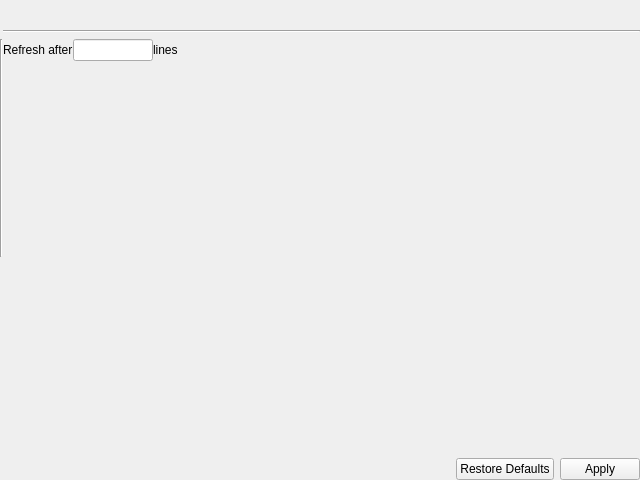
<?xml version="1.0" encoding="UTF-8"?>
<ui version="4.0">
 <class>SnifferGuiSettings</class>
 <widget class="QWidget" name="SnifferGuiSettings">
  <property name="geometry">
   <rect>
    <x>0</x>
    <y>0</y>
    <width>640</width>
    <height>480</height>
   </rect>
  </property>
  <property name="windowTitle">
   <string>Form</string>
  </property>
  <layout class="QGridLayout" name="gridLayout">
   <property name="leftMargin">
    <number>0</number>
   </property>
   <property name="topMargin">
    <number>6</number>
   </property>
   <property name="rightMargin">
    <number>0</number>
   </property>
   <property name="bottomMargin">
    <number>0</number>
   </property>
   <property name="horizontalSpacing">
    <number>0</number>
   </property>
   <item row="2" column="1" rowspan="2" colspan="2">
    <layout class="QGridLayout" name="gridLayout_6">
     <item row="8" column="0">
      <spacer name="verticalSpacer_2">
       <property name="orientation">
        <enum>Qt::Vertical</enum>
       </property>
       <property name="sizeHint" stdset="0">
        <size>
         <width>20</width>
         <height>40</height>
        </size>
       </property>
      </spacer>
     </item>
     <item row="9" column="0">
      <layout class="QGridLayout" name="gridLayout_7">
       <item row="0" column="1">
        <widget class="QDialogButtonBox" name="buttonBox">
         <property name="sizePolicy">
          <sizepolicy hsizetype="Fixed" vsizetype="Fixed">
           <horstretch>0</horstretch>
           <verstretch>0</verstretch>
          </sizepolicy>
         </property>
         <property name="standardButtons">
          <set>QDialogButtonBox::Apply|QDialogButtonBox::RestoreDefaults</set>
         </property>
        </widget>
       </item>
       <item row="0" column="0">
        <spacer name="horizontalSpacer_3">
         <property name="orientation">
          <enum>Qt::Horizontal</enum>
         </property>
         <property name="sizeHint" stdset="0">
          <size>
           <width>40</width>
           <height>20</height>
          </size>
         </property>
        </spacer>
       </item>
      </layout>
     </item>
     <item row="0" column="0">
      <layout class="QGridLayout" name="gridLayout_8">
       <item row="0" column="3">
        <spacer name="horizontalSpacer_4">
         <property name="orientation">
          <enum>Qt::Horizontal</enum>
         </property>
         <property name="sizeHint" stdset="0">
          <size>
           <width>40</width>
           <height>20</height>
          </size>
         </property>
        </spacer>
       </item>
       <item row="0" column="1">
        <widget class="QLineEdit" name="RefreshAfterEdit">
         <property name="sizePolicy">
          <sizepolicy hsizetype="Fixed" vsizetype="Fixed">
           <horstretch>0</horstretch>
           <verstretch>0</verstretch>
          </sizepolicy>
         </property>
         <property name="minimumSize">
          <size>
           <width>80</width>
           <height>0</height>
          </size>
         </property>
         <property name="maximumSize">
          <size>
           <width>80</width>
           <height>16777215</height>
          </size>
         </property>
        </widget>
       </item>
       <item row="0" column="0">
        <widget class="QLabel" name="RefreshAfterLabel">
         <property name="text">
          <string>Refresh after</string>
         </property>
        </widget>
       </item>
       <item row="0" column="2">
        <widget class="QLabel" name="LinesLabel">
         <property name="text">
          <string>lines</string>
         </property>
        </widget>
       </item>
      </layout>
     </item>
    </layout>
   </item>
   <item row="0" column="1">
    <widget class="QLabel" name="settingsNameLabel">
     <property name="sizePolicy">
      <sizepolicy hsizetype="Expanding" vsizetype="Fixed">
       <horstretch>0</horstretch>
       <verstretch>0</verstretch>
      </sizepolicy>
     </property>
     <property name="font">
      <font>
       <pointsize>12</pointsize>
       <weight>75</weight>
       <bold>true</bold>
      </font>
     </property>
     <property name="text">
      <string/>
     </property>
    </widget>
   </item>
   <item row="1" column="1">
    <widget class="Line" name="line">
     <property name="orientation">
      <enum>Qt::Horizontal</enum>
     </property>
    </widget>
   </item>
   <item row="2" column="0">
    <widget class="Line" name="line_2">
     <property name="orientation">
      <enum>Qt::Vertical</enum>
     </property>
    </widget>
   </item>
  </layout>
 </widget>
 <resources/>
 <connections/>
</ui>
